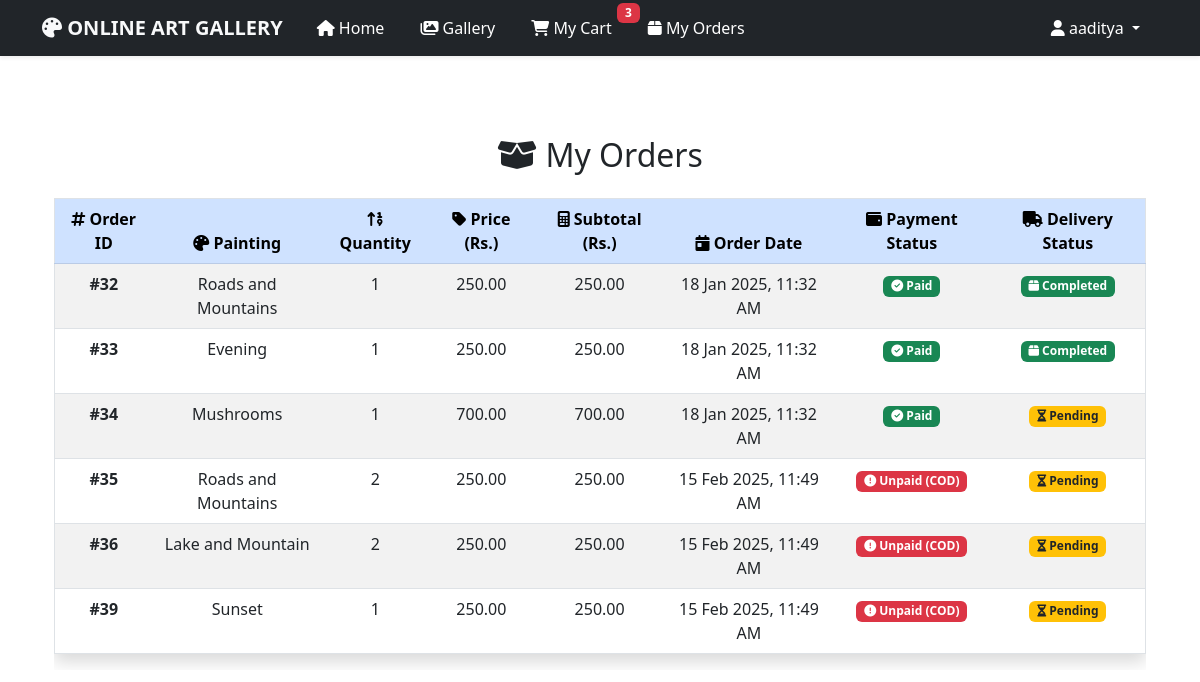
The app's page /my_orders/ (signed in), older data.
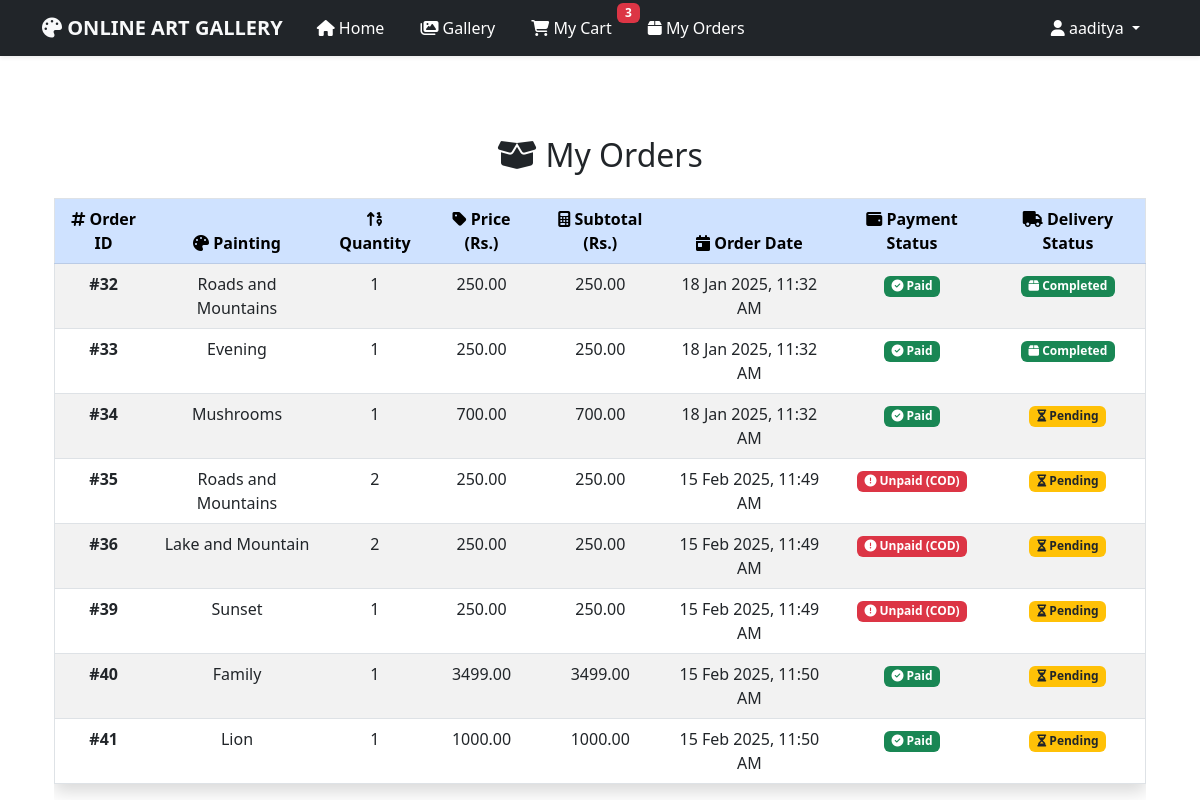
The same page, newer data.
### gallery_app/models.py (models this page shows, shortened)
class CartItem(models.Model):
    user = models.ForeignKey(User, on_delete=models.CASCADE, related_name="cart")
    painting = models.ForeignKey('Painting', on_delete=models.CASCADE)
    quantity = models.PositiveIntegerField(default=1)
    added_at = models.DateTimeField(auto_now_add=True)
    STATUS_CHOICES = [
        ("unpaid", "Unpaid"),
        ("unpaid(COD)", "Unpaid(COD)"),
        ("paid", "Paid"),
    ]
    DELIVERY_CHOICES = [
        ("pending", "Pending"),
        ("completed", "Completed"),
    ]
    status = models.CharField(max_length=12, choices=STATUS_CHOICES, default="unpaid")
    delivery = models.CharField(max_length=10, choices=DELIVERY_CHOICES, default="pending")

class Painting(models.Model):
    CATEGORY_CHOICES = [
        ("Bookmark", "Bookmark"),
        ("Landscape", "Landscape"),
        ("Portrait", "Portrait"),
        ("Sketch", "Sketch"),
    ]
    FACE_CHOICES = [(i, str(i)) for i in range(1, 4)]  # Allow 1 to 3 faces
    name = models.CharField(max_length=200)
    canvas_size = models.CharField(max_length=100)  # E.g., "12x16 inches"
    photo = models.ImageField(upload_to='media/paintings/')
    category = models.CharField(max_length=10, choices=CATEGORY_CHOICES, default="Bookmark")
    faces = models.IntegerField(choices=FACE_CHOICES, blank=True, null=True)  # Optional unless Portrait
    price = models.DecimalField(max_digits=10, decimal_places=2)
    released_date = models.DateField()

### gallery_app/views.py (the view)
# urls.py: path('my_orders/', my_orders, name='my_orders'),
@login_required(login_url='/auth/login/')
def my_orders(request):
    orders = CartItem.objects.filter(user=request.user, status__in=["paid", "unpaid(COD)"])
    context = {'orders': orders}
    return render(request, 'my_orders.html', context)

### gallery_app/templates/my_orders.html
{% extends 'base.html' %}
{% block content %}
<div class="container mt-5">
    <h2 class="text-center mb-4"><i class="fa-solid fa-box-open"></i> My Orders</h2>
    {% if orders %}
    <div class="table-responsive">
        <table class="table table-striped table-hover border shadow">
            <thead class="table-primary text-center">
                <tr>
                    <th><i class="fa-solid fa-hashtag"></i> Order ID</th>
                    <th><i class="fa-solid fa-palette"></i> Painting</th>
                    <th><i class="fa-solid fa-sort-numeric-up"></i> Quantity</th>
                    <th><i class="fa-solid fa-tag"></i> Price (Rs.)</th>
                    <th><i class="fa-solid fa-calculator"></i> Subtotal (Rs.)</th>
                    <th><i class="fa-solid fa-calendar-day"></i> Order Date</th>
                    <th><i class="fa-solid fa-wallet"></i> Payment Status</th>
                    <th><i class="fa-solid fa-truck"></i> Delivery Status</th>
                </tr>
            </thead>
            <tbody class="text-center">
                {% for order in orders %}
                <tr>
                    <td><strong>#{{ order.id }}</strong></td>
                    <td>{{ order.painting.name }}</td>
                    <td>{{ order.quantity }}</td>
                    <td>{{ order.painting.price|floatformat:2 }}</td>
                    <td>{{ order.painting.price|floatformat:2 }}</td>
                    <td>{{ order.added_at|date:"d M Y, h:i A" }}</td>
                    <td>
                        {% if order.status == 'paid' %}
                        <span class="badge bg-success">
                            <i class="fa-solid fa-check-circle"></i> Paid
                        </span>
                        {% else %}
                        <span class="badge bg-danger">
                            <i class="fa-solid fa-exclamation-circle"></i> Unpaid (COD)
                        </span>
                        {% endif %}
                    </td>
                    <td>
                        {% if order.delivery == 'completed' %}
                        <span class="badge bg-success">
                            <i class="fa-solid fa-box"></i> Completed
                        </span>
                        {% else %}
                        <span class="badge bg-warning text-dark">
                            <i class="fa-solid fa-hourglass-half"></i> Pending
                        </span>
                        {% endif %}
                    </td>
                </tr>
                {% endfor %}
            </tbody>
        </table>
    </div>
    {% else %}
    <div class="alert alert-info text-center mt-4">
        <p><i class="fa-solid fa-shopping-basket"></i> You have no orders yet.</p>
    </div>
    {% endif %}
</div>
{% endblock %}

Row changes from the older to the newer data that the page shows:
now on this page (row edited): CartItem: id "40", painting.name "Family", quantity "1", painting.price "3499.00", added_at "15 Feb 2025, 11:50 AM", status "paid" (drawn), delivery "pending" (drawn)
now on this page (row edited): CartItem: id "41", painting.name "Lion", quantity "1", painting.price "1000.00", added_at "15 Feb 2025, 11:50 AM", status "paid" (drawn), delivery "pending" (drawn)
